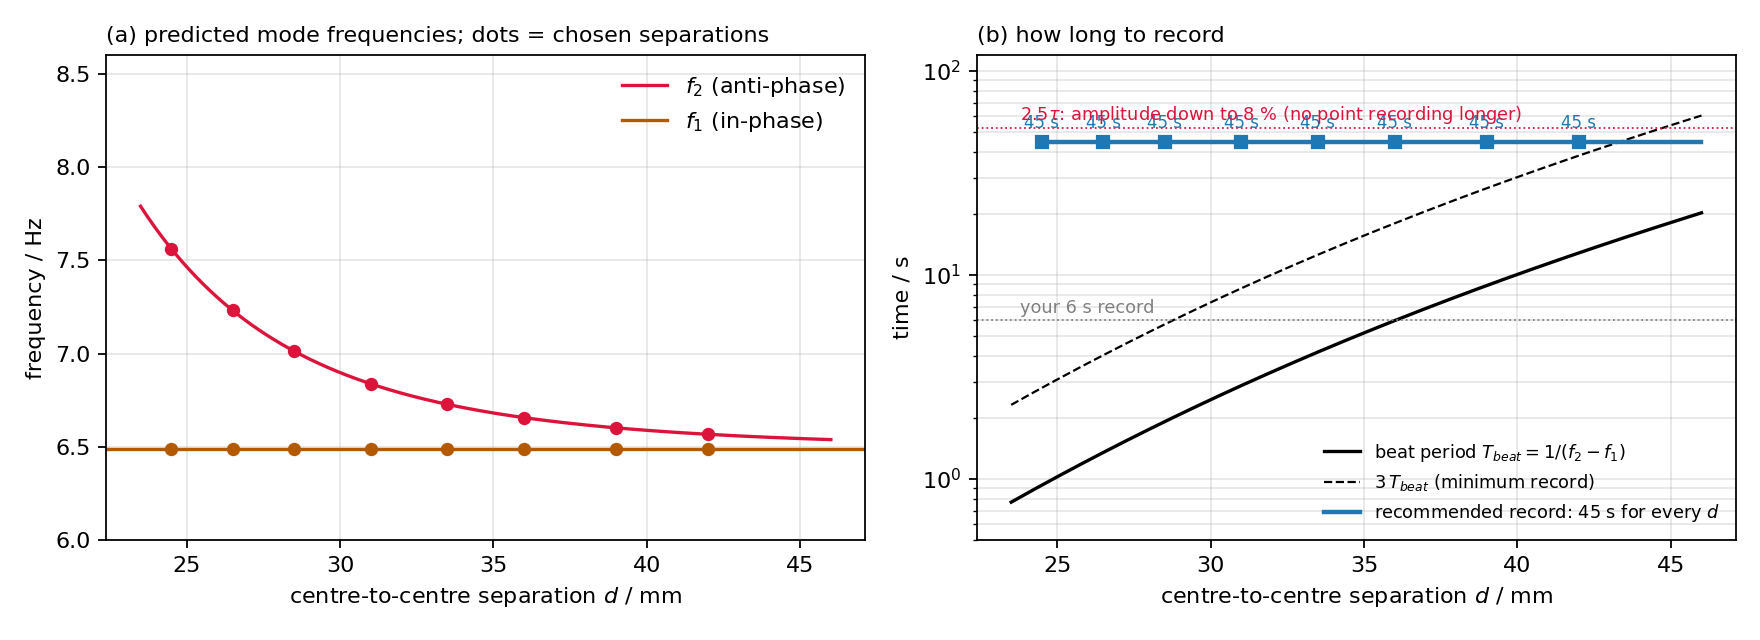

Recreate this plot in Python.
"""Design plot for the experimental plan (REAL time base: 240 fps clip read at 240 fps).
Constants from run 1 after the x8 time-base correction: f1 = 6.49 Hz, C = 1.33e-7 m^5 s^-2, tau ~ 21 s."""
import numpy as np, matplotlib
matplotlib.use("Agg"); import matplotlib.pyplot as plt
f1, C, tau = 6.49, 1.33e-7, 21.0
d = np.linspace(23.5, 46, 300)/1000
f2 = np.sqrt(f1**2 + C/d**5); Tb = 1/(f2 - f1)
dsel = np.array([24.5, 26.5, 28.5, 31, 33.5, 36, 39, 42])/1000
Trec = np.array([45, 45, 45, 45, 45, 45, 45, 45])
fig, ax = plt.subplots(1, 2, figsize=(11, 4.0))
ax[0].plot(d*1e3, f2, color="crimson", lw=1.5, label="$f_2$ (anti-phase)")
ax[0].axhline(f1, color="#b35900", lw=1.5, label="$f_1$ (in-phase)")
ax[0].plot(dsel*1e3, np.sqrt(f1**2 + C/dsel**5), "o", color="crimson", ms=5)
ax[0].plot(dsel*1e3, np.full(len(dsel), f1), "o", color="#b35900", ms=5)
ax[0].set_xlabel("centre-to-centre separation $d$ / mm"); ax[0].set_ylabel("frequency / Hz")
ax[0].set_title("(a) predicted mode frequencies; dots = chosen separations", fontsize=10, loc="left")
ax[0].legend(frameon=False); ax[0].set_ylim(6.0, 8.6); ax[0].grid(alpha=0.3)
ax[1].semilogy(d*1e3, Tb, color="k", lw=1.5, label="beat period $T_{beat}=1/(f_2-f_1)$")
ax[1].semilogy(d*1e3, 3*Tb, "--", color="k", lw=1, label="$3\\,T_{beat}$ (minimum record)")
ax[1].step(np.r_[dsel*1e3, 46], np.r_[Trec, Trec[-1]], where="post", color="tab:blue", lw=2, label="recommended record: 45 s for every $d$")
ax[1].plot(dsel*1e3, Trec, "s", color="tab:blue", ms=5)
for x, T in zip(dsel*1e3, Trec): ax[1].annotate(f"{T:.0f} s", (x, T), xytext=(0, 6), textcoords="offset points", ha="center", fontsize=7.5, color="tab:blue")
ax[1].axhline(6, color="gray", lw=0.8, ls=":"); ax[1].text(23.8, 6.5, "your 6 s record", fontsize=8, color="gray")
ax[1].axhline(2.5*tau, color="crimson", lw=0.8, ls=":"); ax[1].text(23.8, 2.5*tau*1.1, "2.5$\\tau$: amplitude down to 8 % (no point recording longer)", fontsize=8, color="crimson")
ax[1].set_xlabel("centre-to-centre separation $d$ / mm"); ax[1].set_ylabel("time / s")
ax[1].set_title("(b) how long to record", fontsize=10, loc="left"); ax[1].legend(frameon=False, fontsize=8, loc="lower right")
ax[1].set_ylim(0.5, 120); ax[1].grid(alpha=0.3, which="both")
fig.tight_layout(); fig.savefig("design_plot.pdf"); fig.savefig("design_plot.png", dpi=160)
print("ok")
